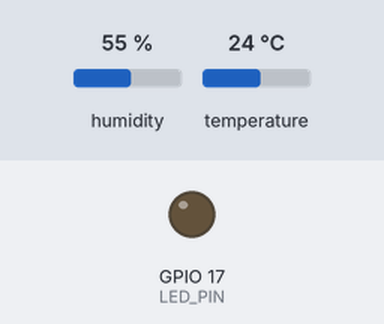
Simulated run of this program. Board: ESP32. Shown: output pins drawn as LEDs (lit = HIGH). The inputs (shaded band) are chosen by the test bench; at power-on: humidity 55 %, temperature 24 °C. WiFi joins after 1.5 s; servers stay silent unless stated; storage starts empty; no MQTT or app messages arrive unless stated; what the program prints to the serial monitor is not drawn.

Above: at 2.7 s.
2.8 s: humidity set to 59 %
6.5 s: humidity set to 63 %
At 10.6 s:
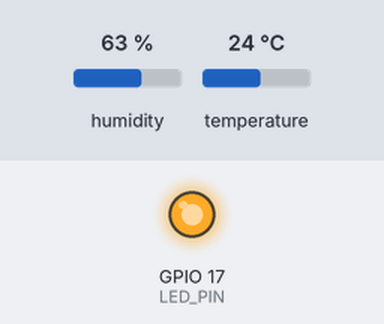
14.5 s: humidity set to 22 %
At 15.5 s:
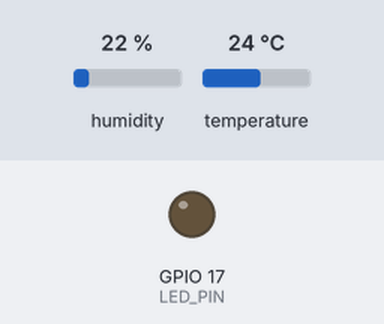
16.5 s: humidity set to 68 %
At 20.6 s:
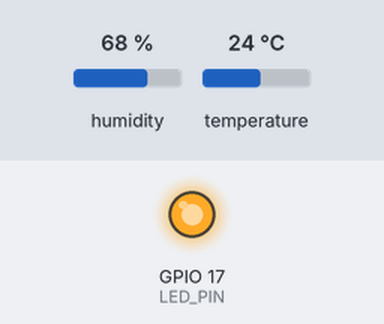
Timing chart, 0 to 22.1 s (numbered marks = the images above; inputs shaded):
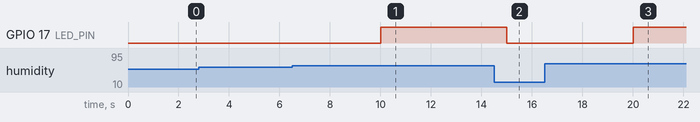

The program:

main.cpp
```cpp
#include <Arduino.h>
#include <WiFi.h>
#include <WiFiClient.h>
#include <PubSubClient.h>
#include <DHT.h>
#include <ESPAsyncWebServer.h>
#include <SPIFFS.h>

// Wi-Fi và MQTT thông số
const char *ssid = "Eri Eri";
const char *password = "123@5678";
const char *mqtt_server = "192.168.1.143"; // Địa chỉ của host
const int mqtt_port = 1883;
const char *mqtt_id = "esp32_host";
const char *topic1_subscribe = "esp32_node1/t"; // Topic nhiệt độ từ Node
const char *topic2_subscribe = "esp32_node1/h"; // Topic độ ẩm từ Node
const char *topic3_subscribe = "esp32_node1/c";

String baodong1 = "ON DINH";

// DHT trên Host
#define LED_PIN 17
#define DHTPIN1 16 // Chân GPIO kết nối cảm biến DHT trên Host
#define DHTTYPE1 DHT22
DHT dht1(DHTPIN1, DHTTYPE1);

// Dữ liệu toàn cục
float temperature1 = 0.0;
float humidity1 = 0.0;
String temperature2 = "--";
String humidity2 = "--";
String baodong2 = "--";

WiFiClient client;
PubSubClient mqtt_client(client);
AsyncWebServer server(80);

unsigned long previousMillis = 0;
const long interval = 5000; // Khoảng thời gian 5 giây

// Callback xử lý dữ liệu MQTT từ Node
void mqttCallback(char *topic, byte *payload, unsigned int length) {
  String data = "";
  for (unsigned int i = 0; i < length; i++) {
    data += (char)payload[i];
  }
  Serial.print("Received data from topic: ");
  Serial.println(topic);

  if (String(topic) == topic1_subscribe) {
    temperature2 = data;
    Serial.println("Node Temperature updated: " + temperature2);
  } else if (String(topic) == topic2_subscribe) {
    humidity2 = data;
    Serial.println("Node Humidity updated: " + humidity2);
  } else if (String(topic) == topic3_subscribe) {
    baodong2 = data;
    Serial.println("Received alert from Node: " + baodong2);
  } else {
    Serial.println("Unknown topic, ignoring data.");
  }
}

// Kết nối lại MQTT nếu mất kết nối
void reconnectMQTT() {
  while (!mqtt_client.connected()) {
    Serial.print("Attempting MQTT connection...");
    if (mqtt_client.connect(mqtt_id, nullptr, nullptr, nullptr, 0, false, nullptr, 60)) {
      // Thời gian giữ kết nối (keep-alive) là 60 giây
      Serial.println("connected.");
      mqtt_client.subscribe(topic1_subscribe);
      mqtt_client.subscribe(topic2_subscribe);
      mqtt_client.subscribe(topic3_subscribe);
    } else {
      Serial.print("Failed, rc=");
      Serial.println(mqtt_client.state());
      delay(5000);
    }
  }
}

// Hàm đọc cảm biến DHT trên Host
void readDHTHost() {
  float t1 = dht1.readTemperature();
  float h1 = dht1.readHumidity();

  if (!isnan(t1) && !isnan(h1)) {
    temperature1 = t1;
    humidity1 = h1;
    Serial.print("Host DHT - Temperature: ");
    Serial.print(temperature1);
    Serial.println(" °C");
    Serial.print("Host DHT - Humidity: ");
    Serial.print(humidity1);
    Serial.println(" %");

    // Cập nhật báo động dựa trên cảm biến của Host
    if (temperature1 > 30 || humidity1 > 60) {
      baodong1 = "BAO DONG";
      digitalWrite(LED_PIN, HIGH);
      Serial.println("Host Alert: BAO DONG");
    } else {
      baodong1 = "ON DINH";
      digitalWrite(LED_PIN, LOW);
      Serial.println("Host Alert: ON DINH");
    }
  } else {
    Serial.println("Failed to read from DHT sensor on Host!");
  }
}

void setup() {
  Serial.begin(9600);
  pinMode(LED_PIN, OUTPUT);
  digitalWrite(LED_PIN, LOW);

  // Khởi động DHT trên Host
  dht1.begin();

  // Kết nối Wi-Fi
  Serial.print("Connecting to Wi-Fi: ");
  Serial.println(ssid);
  WiFi.begin(ssid, password);
  while (WiFi.status() != WL_CONNECTED) {
    delay(500);
    Serial.print(".");
  }
  Serial.println("\nWi-Fi connected.");
  Serial.print("IP Address: ");
  Serial.println(WiFi.localIP());

  // Kết nối MQTT
  mqtt_client.setServer(mqtt_server, mqtt_port);
  mqtt_client.setCallback(mqttCallback);
  reconnectMQTT();

  // Khởi tạo SPIFFS
  if (!SPIFFS.begin(true)) {
    Serial.println("SPIFFS Mount Failed");
    return;
  }
  Serial.println("SPIFFS Mounted Successfully");

  // Thiết lập Web Server
  server.on("/", HTTP_GET, [](AsyncWebServerRequest *request) {
    request->send(SPIFFS, "/index.html", "text/html");
  });

  server.on("/temperature1", HTTP_GET, [](AsyncWebServerRequest *request) {
    request->send_P(200, "text/plain", String(temperature1).c_str());
  });

  server.on("/humidity1", HTTP_GET, [](AsyncWebServerRequest *request) {
    request->send_P(200, "text/plain", String(humidity1).c_str());
  });
  server.on("/tlu.jpg", HTTP_GET, [](AsyncWebServerRequest *request) {
    request->send(SPIFFS, "/tlu.jpg", "image/jpeg");
});


  server.on("/baodong1", HTTP_GET, [](AsyncWebServerRequest *request) {
    request->send_P(200, "text/plain", baodong1.c_str());
  });

  server.on("/temperature2", HTTP_GET, [](AsyncWebServerRequest *request) {
    request->send_P(200, "text/plain", temperature2.c_str());
  });

  server.on("/humidity2", HTTP_GET, [](AsyncWebServerRequest *request) {
    request->send_P(200, "text/plain", humidity2.c_str());
  });

  server.on("/baodong2", HTTP_GET, [](AsyncWebServerRequest *request) {
    request->send_P(200, "text/plain", baodong2.c_str());
  });

  server.begin();
}

void loop() {
  if (WiFi.status() != WL_CONNECTED) {
    Serial.println("Wi-Fi disconnected, reconnecting...");
    WiFi.begin(ssid, password);
    while (WiFi.status() != WL_CONNECTED) {
      delay(500);
      Serial.print(".");
    }
    Serial.println("\nWi-Fi reconnected.");
  }

  if (!mqtt_client.connected()) {
    reconnectMQTT();
  }
  mqtt_client.loop();

  unsigned long currentMillis = millis();
  if (currentMillis - previousMillis >= interval) {
    previousMillis = currentMillis;
    readDHTHost();
  }
}
```

Measured:
- the behaviour switches between 60 and 61 % on humidity (found by bisection; images 0 and 1)
- after the input at 2.8 s, every drawn part: stays the same
- after the input at 6.5 s, GPIO 17 (LED_PIN): LOW → HIGH after 3.5 s
- after the input at 14.5 s, GPIO 17 (LED_PIN): HIGH → LOW after 0.51 s
- after the input at 16.5 s, GPIO 17 (LED_PIN): LOW → HIGH after 3.5 s
